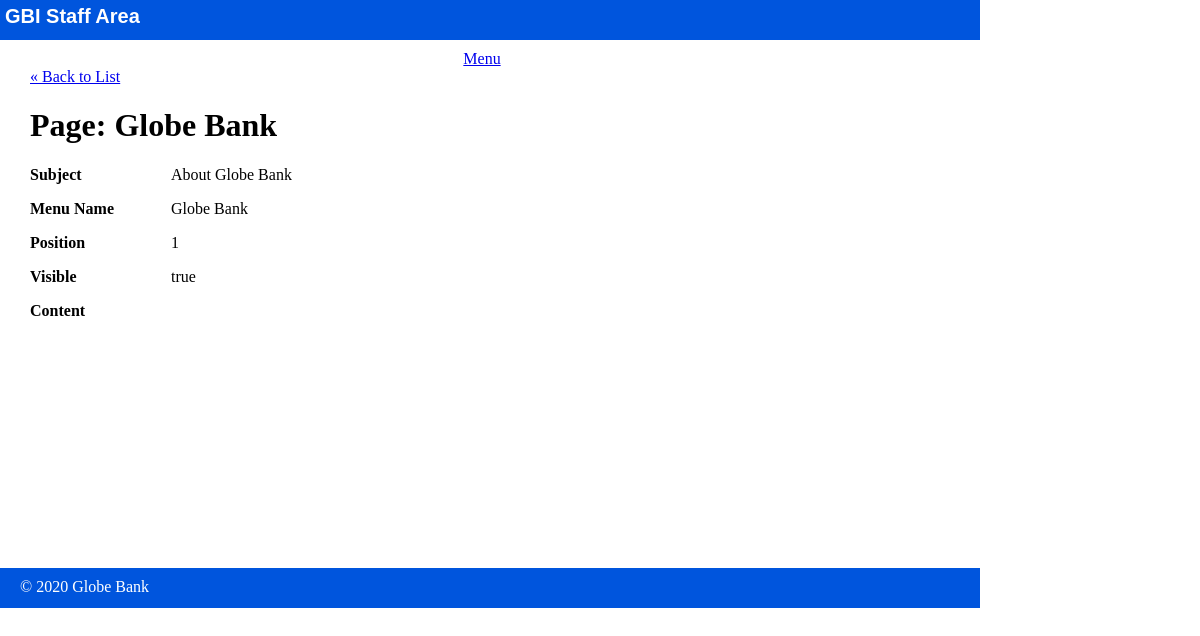
The page /staff/pages/show.php on the database as committed earlier.
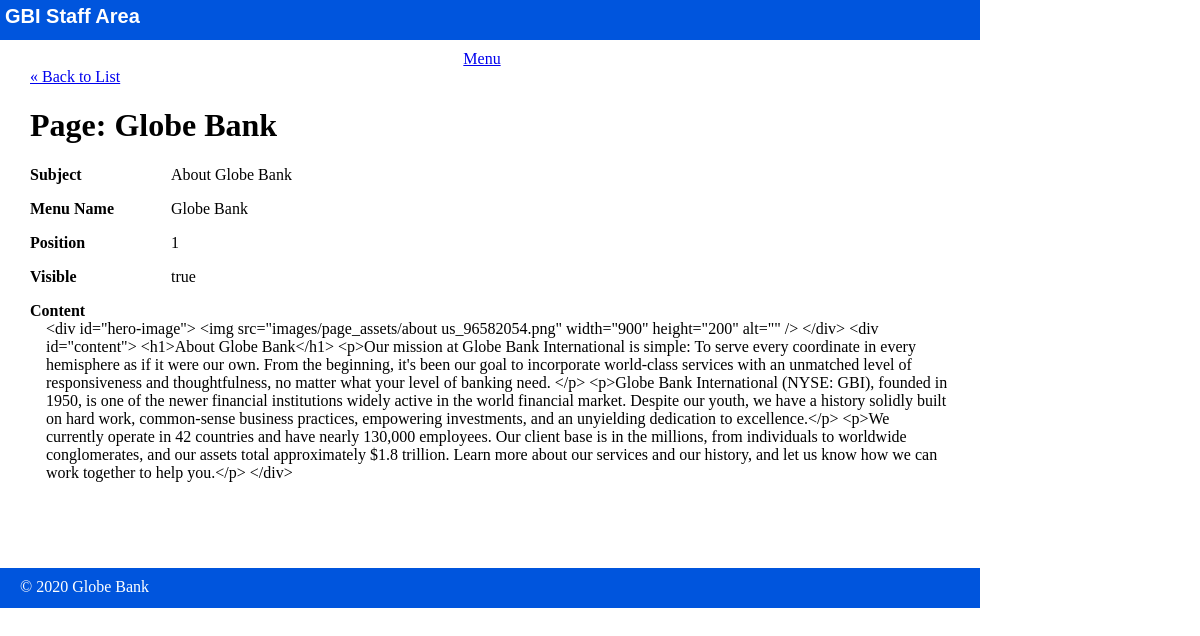
The same page on the database as committed later.
### tables this page shows
CREATE TABLE pages (
		id INT(11) NOT NULL AUTO_INCREMENT,
		subject_id INT(11),
		menu_name VARCHAR(255),
		position INT(3),
		visible TINYINT(1),
		content TEXT,
		PRIMARY KEY (id)
);

### private/functions.php (called while the page is built, shortened)
<?php
	function url_for($script_path) {
		return WWW_ROOT . $script_path;
	}
	function h($string = "") {
		return htmlspecialchars($string);
	}
?>

### private/database.php (called while the page is built, shortened)
<?php
	function db_escape($connection, $string) {
		return mysqli_real_escape_string($connection, $string);
	}
?>

### private/query_functions.php (called while the page is built, shortened)
<?php
	function find_subject_by_id($id) {
		global $db;
		$sql = "SELECT * FROM subjects ";
		$sql .= "WHERE id = '" . db_escape($db, $id) . "'";
		$result = mysqli_query($db, $sql);
		$subject = mysqli_fetch_assoc($result);
		return $subject;
	}
	function find_page_by_id($id) {
		global $db;
		$sql = "SELECT * FROM pages ";
		$sql .= "WHERE id = '" . db_escape($db, $id) . "'";
		$result = mysqli_query($db, $sql);
		$page = mysqli_fetch_assoc($result);
		return $page;
	}
?>

### public/staff/pages/show.php (the view, shortened to what this page needs)
<?php
	$id = $_GET['id'] ?? '1';
	$page = find_page_by_id($id);
?>
<?php include(SHARED_PATH . '/staff_header.php'); ?>
<div id="content">
	<a class="back-link" href="<?php echo url_for('/staff/pages/index.php'); ?>">&laquo; Back to List</a>
	<div class="page show">
		<h1>Page: <?php echo h($page['menu_name']); ?></h1>
		<div class="attributes">
			<?php $subject = find_subject_by_id($page['subject_id']); ?>
			<dl>
				<dt>Subject</dt>
				<dd><?php echo h($subject['menu_name']); ?></dd>
			</dl>
			<dl>
				<dt>Menu Name</dt>
				<dd><?php echo h($page['menu_name']); ?></dd>
			</dl>
			<dl>
				<dt>Position</dt>
				<dd><?php echo h($page['position']); ?></dd>
			</dl>
			<dl>
				<dt>Visible</dt>
				<dd><?php echo $page['visible'] == '1' ? 'true' : 'false'; ?></dd>
			</dl>
			<dl>
				<dt>Content</dt>
				<dd><?php echo h($page['content']); ?></dd>
			</dl>
		</div>
	</div>
</div>
<?php include(SHARED_PATH . '/staff_footer.php'); ?>

Rows that differ between the two databases and show on the page:
changed pages "Globe Bank": content (not shown) → "<div id=\"hero-image\"> <img src=\"images/page_assets/about us_96582054.png\" width=\"900\" height=\"200\" alt=\"\" /> </div> <div id=\"content\"> <h1>About Globe Bank</h1> <p>Our mission at Globe Bank International is simple: To serve every coordinate in every hemisphere as if it were our own. From the beginning, it's been our goal to incorporate world-class services with an unmatched level of responsiveness and thoughtfulness, no matter what your level of banking need. </p> <p>Globe Bank International (NYSE: GBI), founded in 1950, is one of the newer financial institutions widely active in the world financial market. Despite our youth, we have a history solidly built on hard work, common-sense…"
